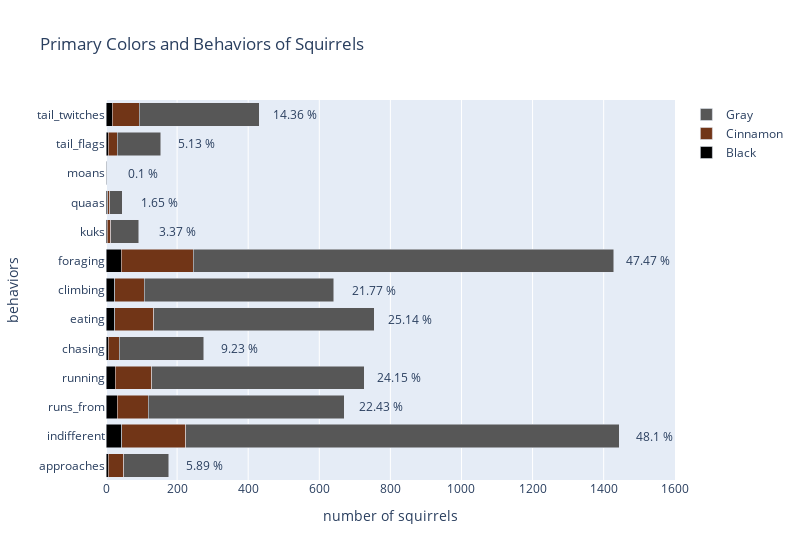

Notebook code cell kept with this figure:
### Code cell
bcd_fig = go.Figure(
    data=[
        go.Bar(name='Black', 
               y=bcd.columns, 
               x=bcd.iloc[0],
               marker=dict(color='#000000'),
               orientation='h'),
        go.Bar(name='Cinnamon', 
               y=bcd.columns,
               x=bcd.iloc[1],
               marker=dict(color='#713517'),
               orientation='h'),
        go.Bar(name='Gray', 
               y=bcd.columns, 
               x=bcd.iloc[2],
               marker=dict(color='#575757'),
               orientation='h')
    ]
)

totals = list(round((bcd.sum()/3023) * 100, 2))
total_labels = [{"y": y, "x": (total*30) + 100, "text": str(total) + ' %', "showarrow": False} for y, total in zip(bcd.columns, totals)]


# Change the bar mode
bcd_fig.update_layout(
    barmode='stack', 
    width=800, 
    yaxis={
        'categoryarray': behaviors,
        'categoryorder':'array',
        'title': 'behaviors'},
    xaxis={
        'title': 'number of squirrels'
    },
    title='Primary Colors and Behaviors of Squirrels',
    annotations=total_labels
)


bcd_fig.show()

### Figure 1 — Plotly figure (JSON) as saved in the notebook; plotly's stock layout.template omitted (floating-point values rounded to 4 significant figures)
{"data": [{"marker": {"color": "#000000"}, "name": "Black", "orientation": "h", "type": "bar", "x": [6, 44, 32, 26, 7, 24, 25, 43, 3, 5, 0, 6, 18], "y": ["approaches", "indifferent", "runs_from", "running", "chasing", "eating", "climbing", "foraging", "kuks", "quaas", "moans", "tail_flags", "tail_twitches"]}, {"marker": {"color": "#713517"}, "name": "Cinnamon", "orientation": "h", "type": "bar", "x": [44, 181, 87, 103, 30, 111, 82, 203, 10, 5, 0, 26, 75], "y": ["approaches", "indifferent", "runs_from", "running", "chasing", "eating", "climbing", "foraging", "kuks", "quaas", "moans", "tail_flags", "tail_twitches"]}, {"marker": {"color": "#575757"}, "name": "Gray", "orientation": "h", "type": "bar", "x": [126, 1219, 551, 597, 238, 619, 533, 1183, 79, 35, 2, 122, 338], "y": ["approaches", "indifferent", "runs_from", "running", "chasing", "eating", "climbing", "foraging", "kuks", "quaas", "moans", "tail_flags", "tail_twitches"]}], "layout": {"annotations": [{"showarrow": false, "text": "5.89 %", "x": 276.7, "y": "approaches"}, {"showarrow": false, "text": "48.1 %", "x": 1543, "y": "indifferent"}, {"showarrow": false, "text": "22.43 %", "x": 772.9, "y": "runs_from"}, {"showarrow": false, "text": "24.15 %", "x": 824.5, "y": "running"}, {"showarrow": false, "text": "9.23 %", "x": 376.9, "y": "chasing"}, {"showarrow": false, "text": "25.14 %", "x": 854.2, "y": "eating"}, {"showarrow": false, "text": "21.77 %", "x": 753.1, "y": "climbing"}, {"showarrow": false, "text": "47.47 %", "x": 1524.0, "y": "foraging"}, {"showarrow": false, "text": "3.37 %", "x": 201.1, "y": "kuks"}, {"showarrow": false, "text": "1.65 %", "x": 149.5, "y": "quaas"}, {"showarrow": false, "text": "0.1 %", "x": 103, "y": "moans"}, {"showarrow": false, "text": "5.13 %", "x": 253.9, "y": "tail_flags"}, {"showarrow": false, "text": "14.36 %", "x": 530.8, "y": "tail_twitches"}], "barmode": "stack", "title": {"text": "Primary Colors and Behaviors of Squirrels"}, "width": 800, "xaxis": {"title": {"text": "number of squirrels"}}, "yaxis": {"categoryarray": ["approaches", "indifferent", "runs_from", "running", "chasing", "eating", "climbing", "foraging", "kuks", "quaas", "moans", "tail_flags", "tail_twitches"], "categoryorder": "array", "title": {"text": "behaviors"}}}}
